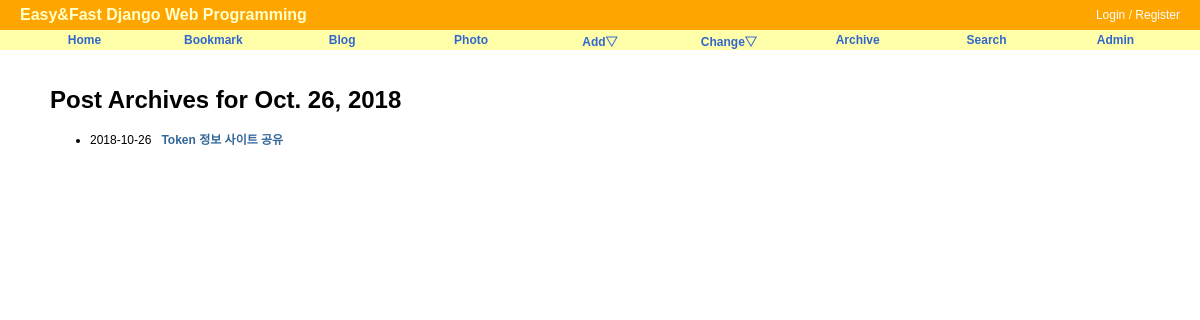
/blog/today/, run on an earlier commit of the app's database.
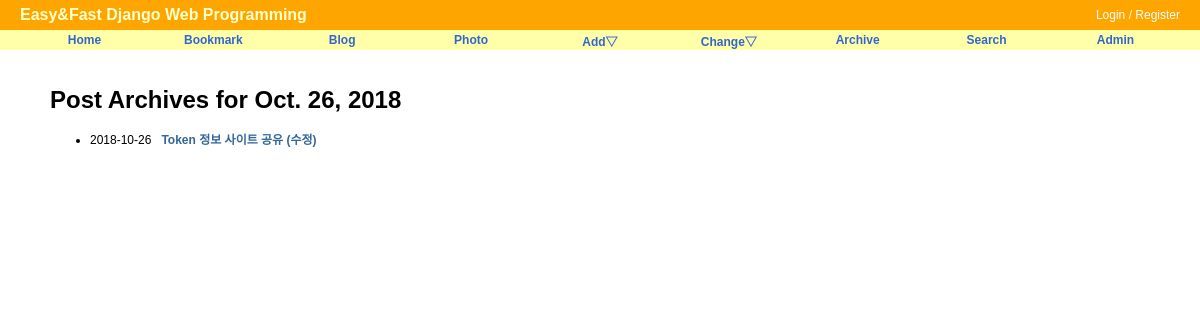
And on a later commit of the database.
### blog/models.py (models this page shows, shortened)
class Post(models.Model):
    title       = models.CharField('TITLE', max_length=50)
    slug        = models.SlugField('SLUG', unique=True, allow_unicode=True, help_text='one word for title alias.')
    description = models.CharField('DESCRIPTION', max_length=100, blank=True, null=True, help_text='simple descripton text.')
    content     = models.TextField('CONTENT')
    create_date = models.DateTimeField('Create Date', auto_now_add=True)
    modify_date = models.DateTimeField('Modify Date', auto_now=True)
    owner = models.ForeignKey(User, null=True, on_delete=models.CASCADE)
    class Meta:
        verbose_name = 'post'
        verbose_name_plural = 'posts'
        db_table = 'blog_posts'
        ordering = ('-modify_date',)
    def get_absolute_url(self):
        return reverse('blog:post_detail', args=(self.slug,))

### blog/views.py (the view)
# urls.py: path('today/', PostTAV.as_view(), name='post_today_archive'),
class PostTAV(TodayArchiveView):
    model = Post
    date_field = 'modify_date'

### blog/templates/blog/post_archive_day.html (shortened to what this page needs)
{% extends "base.html" %}
{% block content %}
<div id="content">
<h1>Post Archives for {{ day|date:"N d, Y"}}</h1>
<div>
    <ul>
        {% for post in object_list %}
            <li>{{ post.modify_date|date:"Y-m-d" }}&nbsp;&nbsp;
                <a href="{{ post.get_absolute_url }}"><strong>{{ post.title }}</strong></a>
            </li>
        {% endfor %}
    </ul>
</div>
</div>
{% endblock %}

What changed in the data, as far as the page shows it:
changed Post: title "Token 정보 사이트 공유" → "Token 정보 사이트 공유 (수정)"
